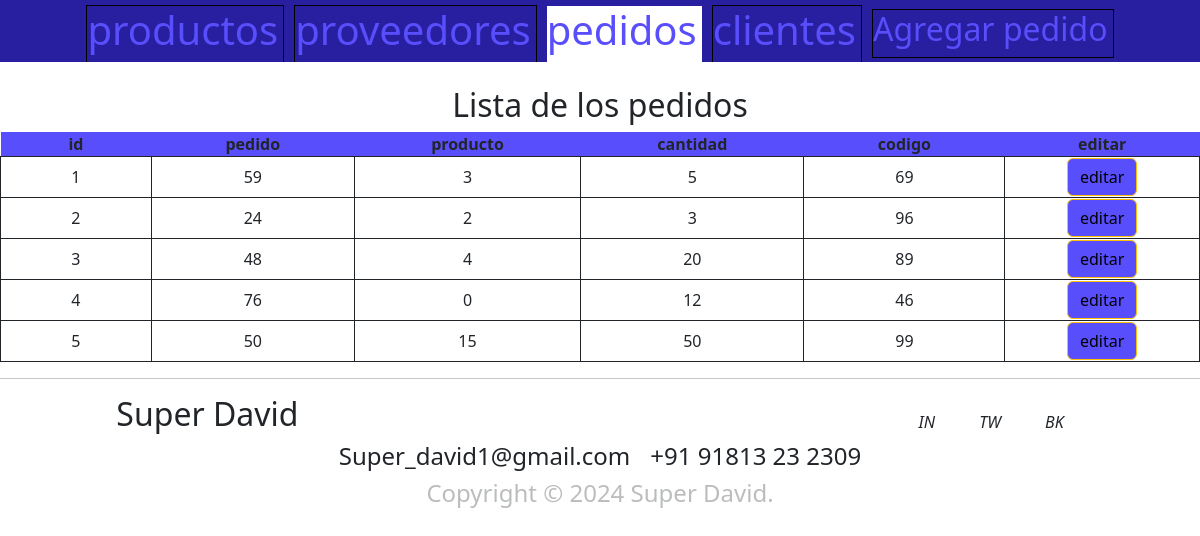
The page /pedidos.php on the database its author committed.
### tables this page shows
CREATE TABLE `detalles_pedido` (
  `IDPedido` int(11) NOT NULL,
  `pedido` int(11) NOT NULL,
  `producto` int(11) NOT NULL,
  `cantidad` int(50) NOT NULL,
  `codigo` int(100) NOT NULL
);

### pedidos.php (the view, shortened to what this page needs)
<?php
require_once('config/consulta.php');
$query = "SELECT * FROM detalles_pedido";
$result = $conexion->query($query);
?>
<!DOCTYPE html>
<html lang="en">
<head>
    <link rel="stylesheet" href="css/styles_index.css">
    <link href="https://cdn.jsdelivr.net/npm/bootstrap@5.2.2/dist/css/bootstrap.min.css" rel="stylesheet">
</head>
<body>
    <header>
        <div class="head">
            <a href="index.php"><h1>productos</h1></a>
            <a href="proveedores.php"><h1>proveedores</h1></a>
            <a id="primary" href="pedidos.php"><h1>pedidos</h1></a>
            <a href="clientes.php"><h1>clientes</h1></a>
            <a id="comp" href="config/pedidos/insert/insert_pedidos.php"><h2>Agregar pedido</h2></a>
        </div>
    </header>
    <br>
    <h2 id="texto">Lista de los pedidos</h2>
    <table>
        <thead>
            <tr>
                <th>id</th>
                <th>pedido</th>
                <th>producto</th>
                <th>cantidad</th>
                <th>codigo</th>
                <th style="text-align: center;">editar</th>
            </tr>
        </thead>
        <?php
                 while($row = $result->fetch_assoc ()){
                ?>
            <tr>
                    <td><?php echo $row ['IDPedido']; ?></td>
                    <td><?php echo $row ['pedido']; ?></td>
                    <td><?php echo $row ['producto']; ?></td>
                    <td><?php echo $row ['cantidad']; ?></td>
                    <td><?php echo $row ['codigo']; ?></td>
                    <td>
                        <a href="config/pedidos/update/update_index.php?IDProducto=<?php echo $row ['IDPedido']; ?>" class="btn btn-warning" style= background-color:rgb(89,78,252);>editar</a>
                    </td>
            </tr>
            <?php }?>
    </table>
    <footer>
        <hr>
        <div class="footer">
            <h2>Super David</h2>
            <div>
                <i>IN</i>
                <i>TW</i>
                <i>BK</i>
            </div>
        </div>
        <div class="con">
            <h4>Super_david1@gmail.com</h4>
            <h4>+91 91813 23 2309</h4>
        </div>
        <div class="cr">
            <h4>Copyright © 2024 Super David.</h4>
        </div>
    </footer>
</body>
</html>

### css/styles_index.css (style rules this page uses)
.head, .head h1, .head h2 { display: flex; margin-right: 5px; align-items: center; }
.head { background-color: rgb(40, 31, 160); width: 100%; justify-content: center; padding-top: 5px; }
.head a { border-top: 1px solid black; border-left: 1px solid black; border-right: 1px solid black; text-decoration: none; color: rgb(89, 78, 252); margin: 0 5px 0 5px; }
.head a#primary { background-color: white; border: 0; }
.head a#comp { border-bottom: 1px solid black; }
h2#texto { display: flex; justify-content: center; }
thead { background-color: rgb(89, 78, 252); }
th { padding: 0 50px 0 50px; }
tr, tbody { text-align: center; }
tbody td { border: 1px solid; }
table { width: 100%; }
.footer { display: flex; justify-content: center; }
.footer h2 { margin-right: 300px; }
.footer div { margin-top: 15px; margin-left: 300px; }
.footer div i { padding: 10px; margin: 20px 10px; }
.con { display: flex; justify-content: center; }
.con h4 { padding: 0 10px; }
.cr h4 { text-align: center; opacity: 30%; margin-top: 0 }

### rows shown on the page
detalles_pedido: IDPedido "1", pedido "59", producto "3", cantidad "5", codigo "69"
detalles_pedido: IDPedido "2", pedido "24", producto "2", cantidad "3", codigo "96"
detalles_pedido: IDPedido "3", pedido "48", producto "4", cantidad "20", codigo "89"
detalles_pedido: IDPedido "4", pedido "76", producto "0", cantidad "12", codigo "46"
detalles_pedido: IDPedido "5", pedido "50", producto "15", cantidad "50", codigo "99"
